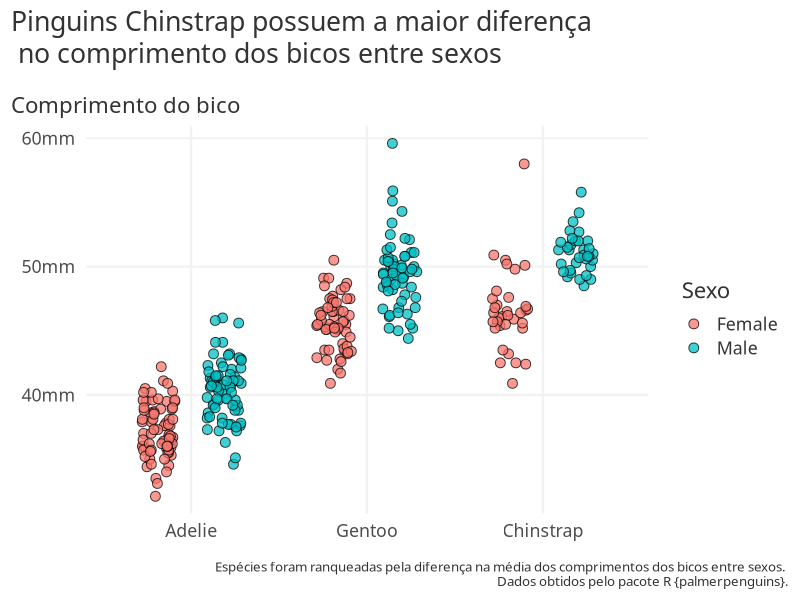
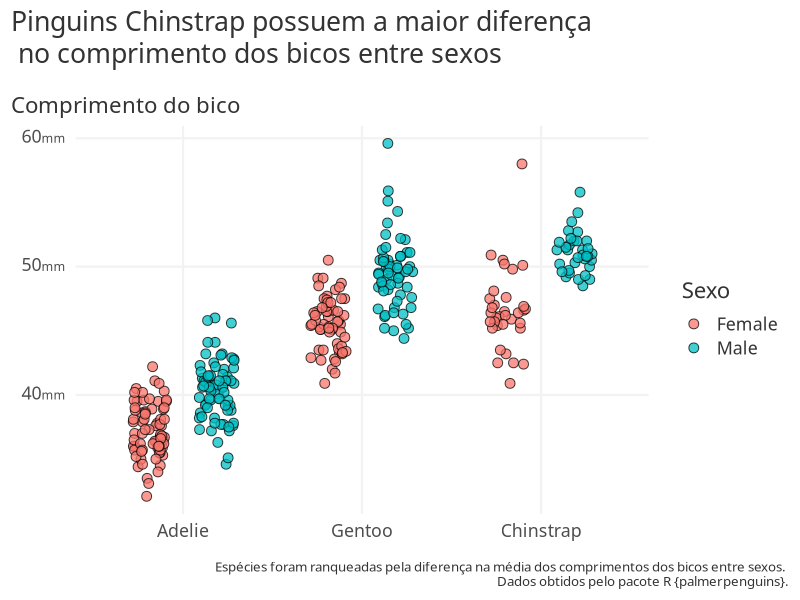
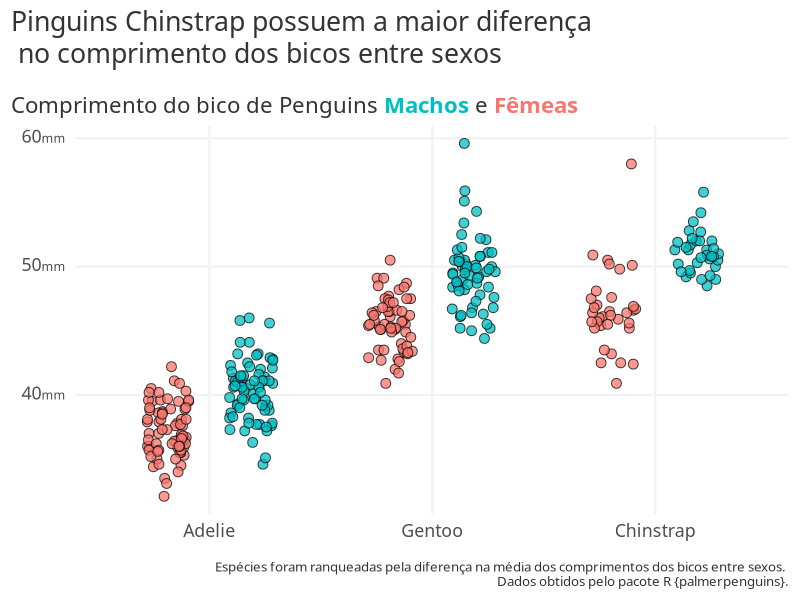
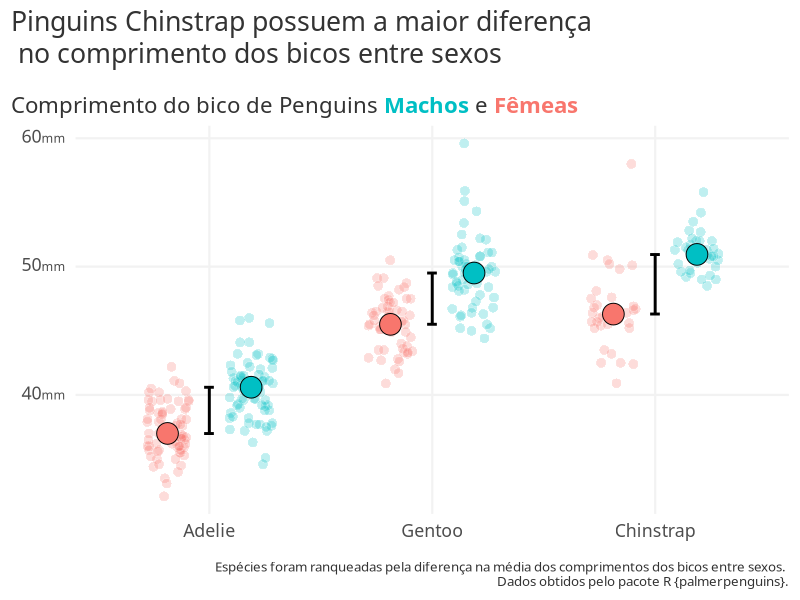

R code for these plots, in order:
## ---- chunk 1
# carregar dados
penguins <- palmerpenguins::penguins |>
  dplyr::filter(!is.na(sex)) |>
  dplyr::mutate(
    group_median_bill_length = median(bill_length_mm),
    .by = c(species, sex)
  ) |>
  dplyr::mutate(
    species = forcats::fct_reorder(
      species,
      group_median_bill_length,
      .fun = \(x) unique(x) |>
        diff() |>
        abs()
    )
  )

# carregar oobjeto com o texto de rodapé
caption_text <- "Espécies foram ranqueadas pela diferença na média dos comprimentos dos bicos entre sexos. \n Dados obtidos pelo pacote R {palmerpenguins}."

## ---- chunk 2

penguins |>
  ggplot2::ggplot(
    mapping = ggplot2::aes(
      x = species,
      y = bill_length_mm,
      fill = sex
    )
  ) +
  ggplot2::geom_point(
    size = 3,
    alpha = 0.75,
    shape = 21,
    color = "black",
    position = ggplot2::position_jitterdodge(seed = 34543)
  ) +
  ggplot2::theme_minimal(
    base_size = 16,
    base_family = "Source Sans Pro"
  ) +
  ggplot2::theme(
    plot.title.position = "plot",
    plot.caption.position = "plot",
    text = ggplot2::element_text(color = "grey20"),
    plot.title = ggplot2::element_text(lineheight = 1),
    plot.subtitle = ggplot2::element_text(
      margin = ggplot2::margin(t = 4, b = 2, unit = "mm")
    ),
    plot.caption = ggplot2::element_text(size = ggplot2::rel(0.6)),

    # remover gri lines menores
    panel.grid.minor = ggplot2::element_blank(),

    # diminuir tamanho e trocar a cor das grid lines principais
    panel.grid.major = ggplot2::element_line(
      color = "grey95",
      linewidth = 0.75
    )
  ) +
  ggplot2::labs(
    x = ggplot2::element_blank(),
    y = ggplot2::element_blank(),
    subtitle = "Comprimento do bico",
    fill = "Sexo",
    title = "Pinguins Chinstrap possuem a maior diferença \n no comprimento dos bicos entre sexos",
    caption = caption_text
  ) +
  ggplot2::scale_fill_discrete(labels = \(x) stringr::str_to_title(x)) +
  ggplot2::scale_y_continuous(labels = scales::label_number(suffix = "mm"))


## ---- chunk 3

# para realizar essa formatação especial em css é necessário apontar para o
# ggplot qual o elemento que vamos transformar para markdown, nesse caso
# será o axis.text.y
# span tags são usadas para formatações na linha usando css
# necesse caso usamos o argumento style para puxar a customização do tamanho
# do texto com font-size
suffix_css_text <- "<span style='font-size:12px;'>mm</span>"

penguins |>
  ggplot2::ggplot(
    mapping = ggplot2::aes(
      x = species,
      y = bill_length_mm,
      fill = sex
    )
  ) +
  ggplot2::geom_point(
    size = 3,
    alpha = 0.75,
    shape = 21,
    color = "black",
    position = ggplot2::position_jitterdodge(seed = 34543)
  ) +
  ggplot2::theme_minimal(
    base_size = 16,
    base_family = "Source Sans Pro"
  ) +
  ggplot2::theme(
    plot.title.position = "plot",
    plot.caption.position = "plot",
    text = ggplot2::element_text(color = "grey20"),
    plot.title = ggplot2::element_text(lineheight = 1),
    plot.subtitle = ggplot2::element_text(
      margin = ggplot2::margin(t = 4, b = 2, unit = "mm")
    ),
    plot.caption = ggplot2::element_text(size = ggplot2::rel(0.6)),
    panel.grid.minor = ggplot2::element_blank(),
    panel.grid.major = ggplot2::element_line(
      color = "grey95",
      linewidth = 0.75
    ),

    # transformar o processamento de texto do eixo y em markdown para realizar
    # a de vida conversão do código css
    axis.text.y = ggtext::element_markdown()
  ) +
  ggplot2::labs(
    x = ggplot2::element_blank(),
    y = ggplot2::element_blank(),
    subtitle = "Comprimento do bico",
    fill = "Sexo",
    title = "Pinguins Chinstrap possuem a maior diferença \n no comprimento dos bicos entre sexos",
    caption = caption_text
  ) +
  ggplot2::scale_fill_discrete(labels = \(x) stringr::str_to_title(x)) +

  # alterar o sufixo do eixo y utilizando uma c[odigo css
  ggplot2::scale_y_continuous(labels = scales::label_number(suffix = suffix_css_text))

## ---- chunk 4

# obter as cores para o gráfico
cores <- scales::hue_pal()(2)
# renomear o vetor de cores com os itens que existem no dataset e que iremos
# usar para plotar o gráfico. Importante para garantir que será plotado
# exatamente a cor que queremos para cada item
names(cores) <- c("female", "male")


# para utilizar esse subtítulo customizado é necessário avisar o ggplot2
# que o processamento do mesmo deverá ser feito com markdown
# criando um texto em css para substituir o subtítulo do gráfico com cores
# representativas que tomaram o lugar da legenda
subtitle_css_text <- glue::glue(
  "Comprimento do bico de Penguins ",
  "<span style='color: {cores['male']};'>**Machos**</span>",
  " e ",
  "<span style='color: {cores['female']};'>**Fêmeas**</span>"
)


suffix_css_text <- "<span style='font-size:12px;'>mm</span>"

penguins |>
  ggplot2::ggplot(
    mapping = ggplot2::aes(
      x = species,
      y = bill_length_mm,
      fill = sex
    )
  ) +
  ggplot2::geom_point(
    size = 3,
    alpha = 0.75,
    shape = 21,
    color = "black",
    position = ggplot2::position_jitterdodge(seed = 34543)
  ) +
  ggplot2::theme_minimal(
    base_size = 16,
    base_family = "Source Sans Pro"
  ) +
  ggplot2::theme(
    plot.title.position = "plot",
    plot.caption.position = "plot",
    text = ggplot2::element_text(color = "grey20"),
    plot.title = ggplot2::element_text(lineheight = 1),

    # substituindo o element_text por element_markdown para efetuar o
    # processamento do css no subtítulo
    plot.subtitle = ggtext::element_markdown(
      margin = ggplot2::margin(t = 4, b = 2, unit = "mm")
    ),
    plot.caption = ggplot2::element_text(size = ggplot2::rel(0.6)),
    panel.grid.minor = ggplot2::element_blank(),
    panel.grid.major = ggplot2::element_line(
      color = "grey95",
      linewidth = 0.75
    ),
    axis.text.y = ggtext::element_markdown(),

    # remover a legenda
    legend.position = "none"
  ) +
  ggplot2::labs(
    x = ggplot2::element_blank(),
    y = ggplot2::element_blank(),
    subtitle = subtitle_css_text,
    fill = "Sexo",
    title = "Pinguins Chinstrap possuem a maior diferença \n no comprimento dos bicos entre sexos",
    caption = caption_text
  ) +

  # alterar o fill para 'manual' para poder garantir quais cores serão usadas
  # para cada valor da legenda
  ggplot2::scale_fill_manual(
    values = cores,
    labels = \(x) stringr::str_to_title(x)
  ) +
  ggplot2::scale_y_continuous(labels = scales::label_number(suffix = suffix_css_text))


## ---- chunk 5

cores <- scales::hue_pal()(2)
names(cores) <- c("female", "male")

subtitle_css_text <- glue::glue(
  "Comprimento do bico de Penguins ",
  "<span style='color: {cores['male']};'>**Machos**</span>",
  " e ",
  "<span style='color: {cores['female']};'>**Fêmeas**</span>"
)
suffix_css_text <- "<span style='font-size:12px;'>mm</span>"


# criar uma função para fazer a customização do gráfico
scales_theme_labs <- function(my_ggplot) {
  my_ggplot +
    ggplot2::theme_minimal(
      base_size = 16,
      base_family = "Source Sans Pro"
    ) +
    ggplot2::theme(
      plot.title.position = "plot",
      plot.caption.position = "plot",
      text = ggplot2::element_text(color = "grey20"),
      plot.title = ggplot2::element_text(lineheight = 1),
      plot.subtitle = ggtext::element_markdown(
        margin = ggplot2::margin(t = 4, b = 2, unit = "mm")
      ),
      plot.caption = ggplot2::element_text(size = ggplot2::rel(0.6)),
      panel.grid.minor = ggplot2::element_blank(),
      panel.grid.major = ggplot2::element_line(
        color = "grey95",
        linewidth = 0.75
      ),
      axis.text.y = ggtext::element_markdown(),
      legend.position = "none"
    ) +
    ggplot2::labs(
      x = ggplot2::element_blank(),
      y = ggplot2::element_blank(),
      subtitle = subtitle_css_text,
      fill = "Sexo",
      title = "Pinguins Chinstrap possuem a maior diferença \n no comprimento dos bicos entre sexos",
      caption = caption_text
    ) +
    ggplot2::scale_fill_manual(
      values = cores,
      labels = \(x) stringr::str_to_title(x)
    ) +
    ggplot2::scale_y_continuous(labels = scales::label_number(suffix = suffix_css_text))
}


# calcular a média por sexo e espécie para adicionar no gráfico
median_bill_length <- penguins |>
  # dplyr::group_by(sex, species) |>
  dplyr::summarise(
    median_bill_length = median(bill_length_mm),
    .by = c(sex, species)
  )


# criar um novo design para o gráfico
new_design <- penguins |>
  ggplot2::ggplot(
    mapping = ggplot2::aes(
      x = species,
      y = bill_length_mm,
      fill = sex
    )
  ) +
  # modificar os pontos
  ggplot2::geom_point(
    size = 3,
    alpha = 0.25, # diminuir a opacidade
    shape = 21,
    color = "white", # alterar a borda dos pontos para branco
    position = ggplot2::position_jitterdodge(seed = 34543)
  ) +
  # adicionar as médias como pontos
  ggplot2::geom_point(
    data = median_bill_length,
    ggplot2::aes(y = median_bill_length),
    size = 7,
    shape = 21,
    color = "black",
    position = ggplot2::position_dodge(width = 0.75)
  ) +
  # adicionar a média como linha
  ggplot2::geom_line(
    data = median_bill_length,
    ggplot2::aes(y = median_bill_length, group = species),
    col = "black",
    linewidth = 1
  ) +
  # adicionar pontos  na ponta das linhas de médias
  ggplot2::geom_point(
    data = median_bill_length,
    ggplot2::aes(y = median_bill_length, group = species),
    col = "black",
    shape = "-",
    size = 10
  )


new_design |> scales_theme_labs()


